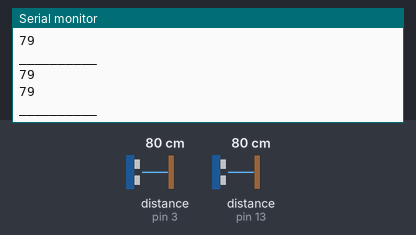
The sketch below on a simulated Arduino Uno, built with avr-gcc and run on an emulated ATmega328P. Shown: the last lines printed to the serial monitor. Wiring (inferred from the names in the program): 2 × ultrasonic range finder: trigger pin 2, echo pin 3 / trigger pin 12, echo pin 13. The inputs (shaded band) are chosen by the test bench; at power-on: distance to the obstacle (sensors on pin 3, pin 13) 80 cm. The echo pulse lasts 58.3 µs per cm.

Above: at 1.2 s.
1.3 s: distance to the obstacle (sensor on pin 3) set to 9 cm
At 1.36 s:
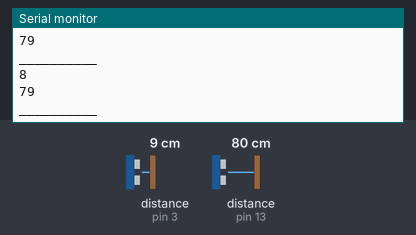
4.3 s: distance to the obstacle (sensor on pin 13) set to 60 cm
At 4.36 s:
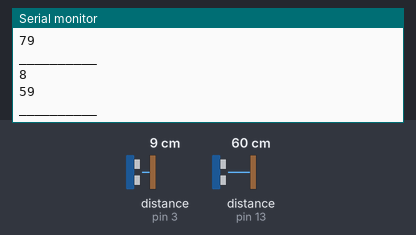
7.3 s: distance to the obstacle (sensor on pin 3) set to 2 cm
At 7.36 s:
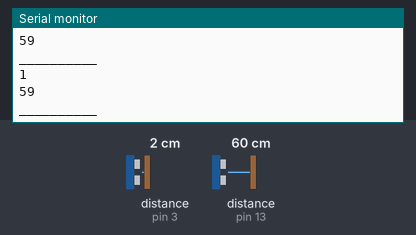
8.8 s: distance to the obstacle (sensor on pin 13) set to 9 cm
At 8.84 s:
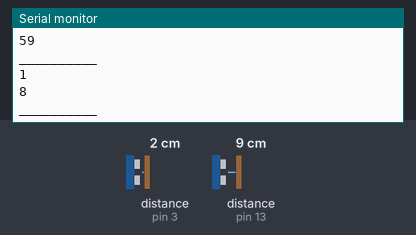
11.8 s: distance to the obstacle (sensor on pin 3) set to 250 cm
At 11.86 s:
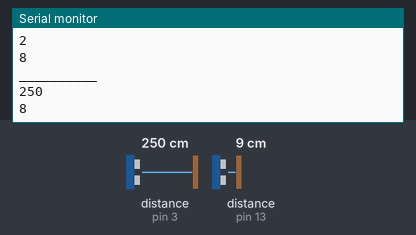
14.8 s: distance to the obstacle (sensor on pin 13) set to 120 cm
At 14.86 s:
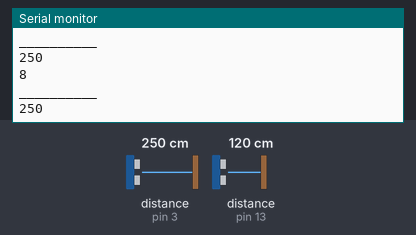
Timing chart, 0 to 17.8 s (numbered marks = the images above; inputs shaded):
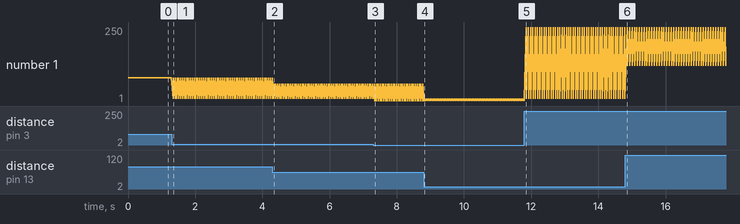

Measured:
- after the input at 1.3 s, the serial monitor: prints a new line at once (image 1)
- after the input at 4.3 s, the serial monitor: prints a new line after 0.05 s (image 2)
- after the input at 7.3 s, the serial monitor: prints a new line at once (image 3)
- after the input at 11.8 s, the serial monitor: prints a new line after 0.05 s (image 5)
- plotted number 1: 79 → 59 after the input at 4.3 s, 8 → 119 after the input at 14.8 s

The sketch:

ultrasound.ino
```cpp
#define trigPin1 2
#define echoPin1 3

#define trigPin2 12
#define echoPin2 13

const int doorpost = 100;

long duration, distance, sound1, sound2;

void setup() {
  Serial.begin (9600);
  pinMode(trigPin1, OUTPUT);
  pinMode(echoPin1, INPUT);
  pinMode(trigPin2, OUTPUT);
  pinMode(echoPin2, INPUT);

}

  int dualSound(int trigPin, int echoPin){
    digitalWrite(trigPin, LOW);
    delayMicroseconds(2); // Added this line
    digitalWrite(trigPin, HIGH);
    delayMicroseconds(10); // Added this line
    digitalWrite(trigPin, LOW);
    duration = pulseIn(echoPin, HIGH);
    distance = (duration / 2) / 29.1;
    return distance;
  }

void loop() {
  sound1 = dualSound(trigPin1, echoPin1);

  //sound1 = distance;
  sound2 = dualSound(trigPin2, echoPin2);

  //sound2 = distance;

  Serial.println(sound1);
  Serial.println(sound2);
  Serial.println("__________");

  delay(50);

}


//  if (distance1 < doorpost) {
//      Serial.print("switch");
//      delay(1500);
//    }
```
